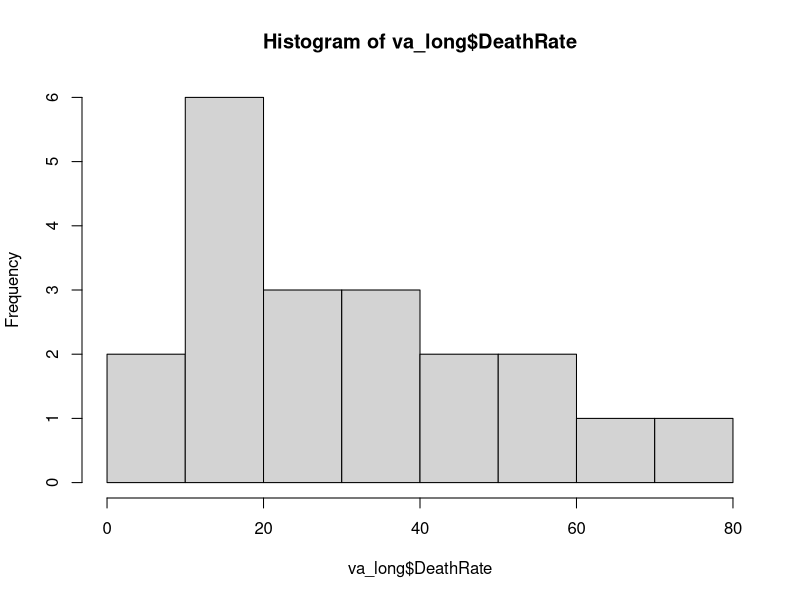
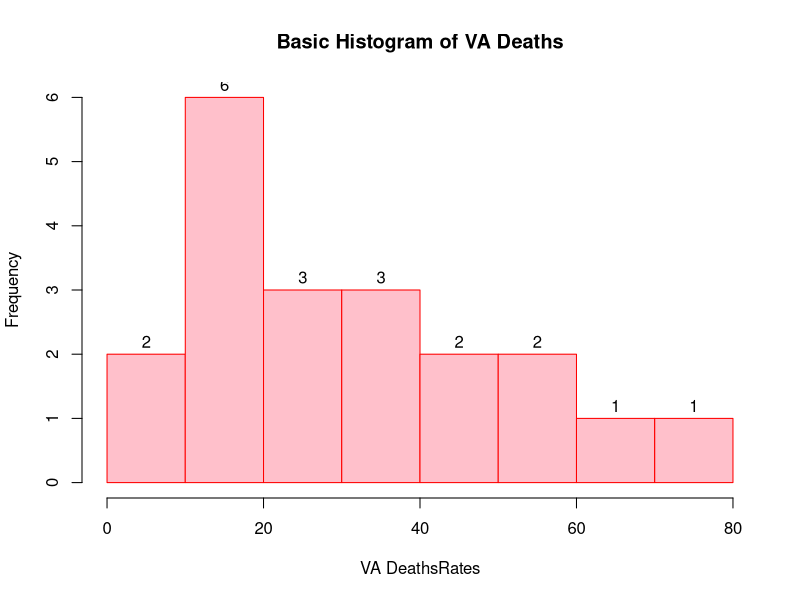
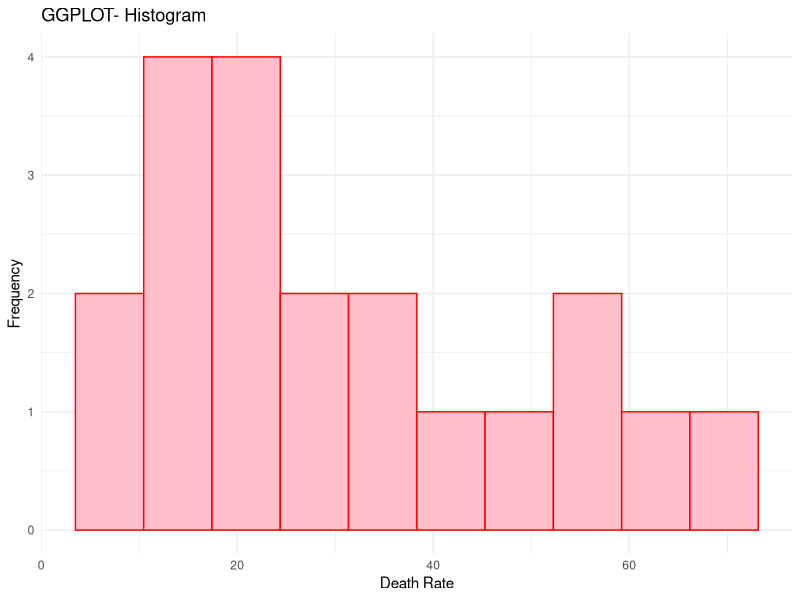

Here is the R script that generated these plots, in order:
#week1a
#Accessing the infoanout the dataset
VADeaths

#Checking the type of dataset
class(VADeaths)

#accessing help for unknown functions or classes
help(class)

#Coverting the given datset into data frame
va_df <- as.data.frame(VADeaths)

#Checking to confirm if the dataset changed to dataframe
class(va_df)

#Creating view of dataset into a table
View(va_df)

#Creating a newcolumn in the dataframe
va_df$AgeGroups <- row.names(VADeaths)

#changing the data into 'long' format using 'reshape' function
va_long = reshape(va_df,
                  direction = "long",
                  varying = colnames(VADeaths),
                  v.names = "DeathRate",
                  timevar = "Population",
                  times = colnames(VADeaths)
)
View(va_long)

hist(va_long$DeathRate)
#Changing the title,labels,color,bins
hist(va_long$DeathRate,
     breaks=5,
     main= "Basic Histogram of VA Deaths",
     xlab= "VA DeathsRates",
     ylab= "Frequency",
     labels=TRUE,
     col = "pink",
     border = "red")

library(ggplot2)
ggplot(
  va_long,
  aes(x=DeathRate)
)+
  geom_histogram(bins = 10,fill = "pink", col = "red")+
  labs(
    title= "GGPLOT- Histogram",
    x = "Death Rate",
    y = "Frequency"
  )+
  #facet_wrap
  theme_minimal()